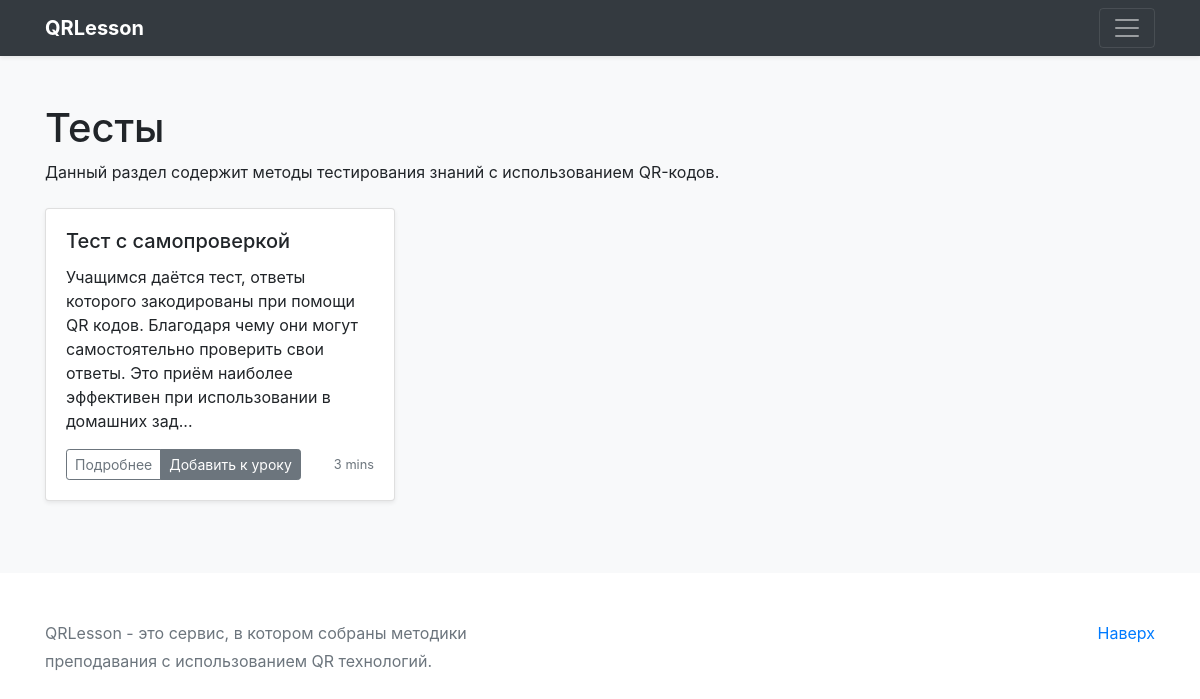
The page /tests/ on the database its author committed.
### qrmethods/models.py (models this page shows, shortened)
class LessonPart(models.Model):
    name = models.CharField(
        max_length=1000,
        help_text='Название раздела'
    )
    description = models.TextField(
        help_text='Описание раздела'
    )
    url = models.CharField(
        max_length=500,
        help_text='Ссылка на раздел'
    )
    def get_absolute_url(self):
        return reverse('method_list', args=[str(self.url)])
    class Meta:
        verbose_name = 'Фрагмент урока'
        verbose_name_plural = 'Фрагменты урока'

class TeachingMethod(models.Model):
    id = models.UUIDField(
        primary_key=True,
        default=uuid.uuid4,
        help_text='Уникальное ID для данного метода'
    )
    title = models.CharField(
        max_length=1000,
        help_text='Название педагогического приёма',
        verbose_name='Заголовок'
    )
    author = models.ForeignKey(User, on_delete=models.CASCADE)
    description = models.TextField(
        help_text='Описание педагогического приёма',
        verbose_name='Описание'
    )
    lesson_part = models.ForeignKey(
        'LessonPart',
        on_delete=models.SET_NULL,
        null=True,
        verbose_name='Фрагмент урока'
    )
    def get_preview(self):
        len_preview = 200
        if len(self.description) > len_preview:
            preview_string = self.description[:len_preview] + '...'
        else:
            preview_string = self.description
        return preview_string
    def get_reading_time(self):
        return len(self.description) // 120
    def get_absolute_url(self):
        return reverse('method_detail', args=[str(self.id)])
    class Meta:
        verbose_name = 'Метод обучения'
        verbose_name_plural = 'Методы обучения'

### qrmethods/views.py (the view)
# urls.py: url(r'^(?P<section>[\w]*)/$', views.MethodListView.as_view(), name='method_list'),
class MethodListView(generic.ListView):
    model = TeachingMethod
    template_name = 'qrmethods/method_list.html'
    paginate_by = 10
    def get_queryset(self):
        qs = super().get_queryset()
        lp = self.kwargs['section']
        get_object_or_404(LessonPart, url=lp)
        return qs.filter(lesson_part__url=lp)
    def get_context_data(self, **kwargs):
        context = super().get_context_data(section_list=LessonPart.objects.all(), **kwargs)
        context['section'] = LessonPart.objects.filter(
            url=self.kwargs['section'])[0]
        return context

### qrmethods/templates/qrmethods/method_list.html (shortened to what this page needs)
{% extends "base_generic.html" %}
{% block content%}
<div class="container py-5">
  <div class="mb-4">
    <h1>{{ section.name }}</h1>
    <p>{{ section.description }}</p>
  </div>
  <div class="row">
    {% for object in object_list %}
    <div class="col-md-6 col-lg-4">
      <div class="card mb-4 shadow-sm">
        <div class="card-body">
          <h5 class="card-title">{{ object.title }}</h5>
          <p class="card-text">{{ object.get_preview }}</p>
          <div class="d-flex justify-content-between align-items-center">
            <div class="btn-group">
              <a href="{{ object.get_absolute_url }}?next={{ request.path }}" class="btn btn-sm btn-outline-secondary">Подробнее</a>
              <a href="{% url 'upd_session' object.id %}?next={{ request.path }}" class="btn btn-sm btn-secondary">Добавить к уроку</a>
            </div>
            <small class="text-muted">{{ object.get_reading_time }} mins</small>
          </div>
        </div>
      </div>
    </div>
    {% endfor %}
  </div>
</div>
{% endblock %}

### qrmethods/templates/base_generic.html (shortened to what this page needs)
<!doctype html>
<html lang="ru">
<head>
  <link rel="stylesheet" href="https://stackpath.bootstrapcdn.com/bootstrap/4.3.1/css/bootstrap.min.css">
  {% load static %}
  <link rel="stylesheet" href="{% static 'css/style.css' %}">
</head>
<body>
  <header>
    <div class="navbar navbar-dark bg-dark shadow-sm">
      <div class="container d-flex justify-content-between">
        <a href="{% url 'index' %}" class="navbar-brand d-flex align-items-center">
          <strong>QRLesson</strong>
        </a>
        <button class="navbar-toggler" type="button" data-toggle="collapse" data-target="#navbarHeader" aria-controls="navbarHeader" aria-expanded="false" aria-label="Toggle navigation">
          <span class="navbar-toggler-icon"></span>
        </button>
      </div>
    </div>
  </header>
  <main role="main">
    <div class="album bg-light">
      {% block content %}{% endblock %}
    </div>
  </main>
  <footer class="text-muted">
    <div class="container">
      <p class="float-right">
        <a href="#">Наверх</a>
      </p>
      <p>QRLesson - это сервис, в котором собраны методики</p>
      <p>преподавания с использованием QR технологий.</p>
    </div>
  </footer>
</body>
</html>

### qrmethods/static/css/style.css (style rules this page uses)
footer { padding-top: 3rem; padding-bottom: 3rem; }
footer p { margin-bottom: .25rem; }

### rows shown on the page
LessonPart: name "Тесты", description "Данный раздел содержит методы тестирования знаний с использованием QR-кодов."
TeachingMethod: title "Тест с самопроверкой", get_preview "Учащимся даётся тест, ответы которого закодированы при помощи QR кодов. Благодаря чему они могут самостоятельно проверить свои ответы. Это приём наиболее эффективен при использовании в домашних зад...", get_reading_time "3"
